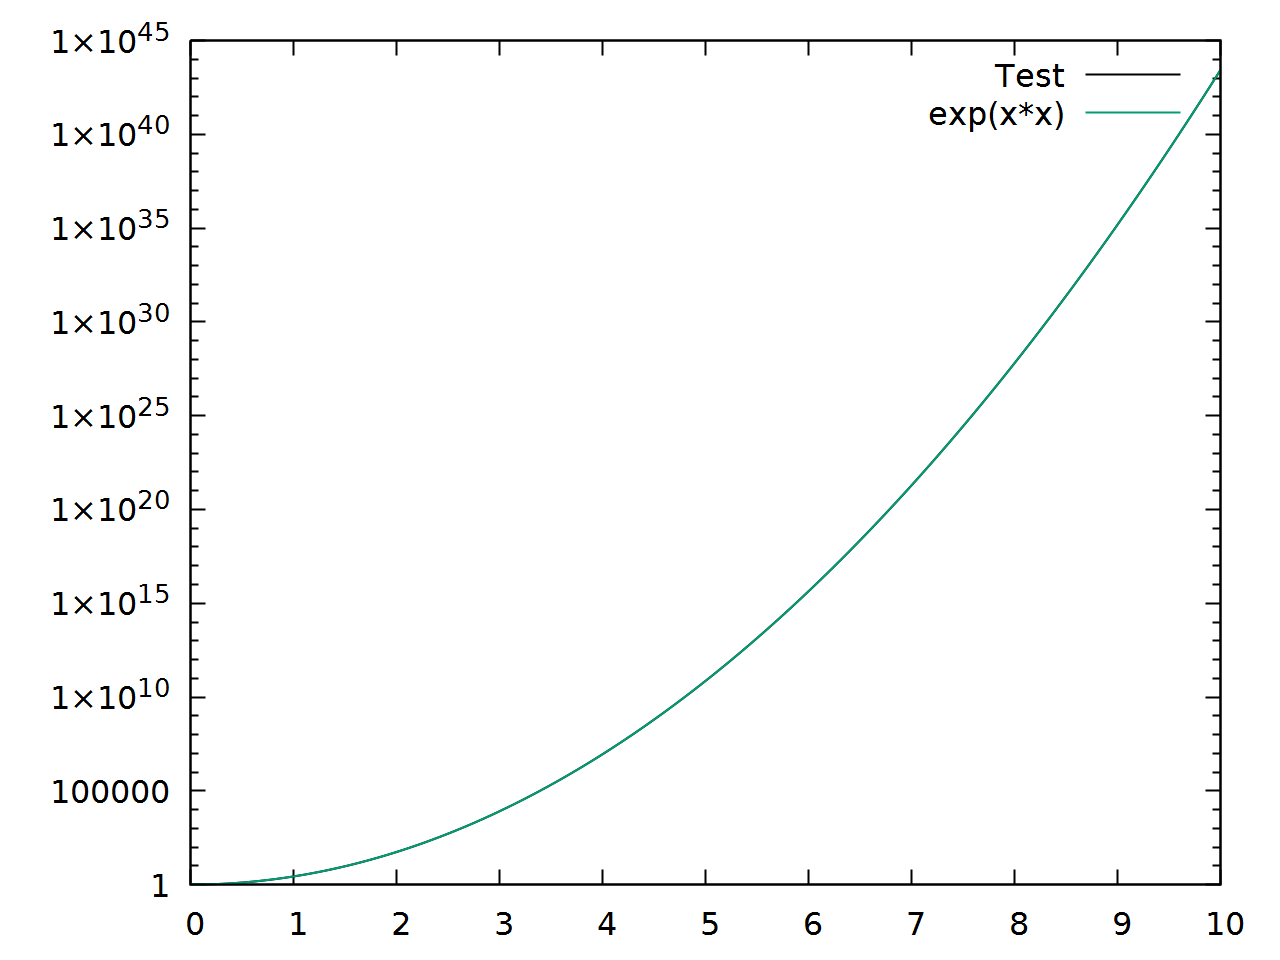

Write the gnuplot code that produced this figure.
reset

set encoding utf8

set bars 0.5
show bars
set pointsize 3

set key right top
set term pngcairo size 1280,960 fontscale 2 linewidth 2

set logscale y

set output "plot_ctest.png"
plot \
 "ctest.txt" using 1:2 title "Test" with lines lt rgb "black",\
 exp(x*x)

set output "plot_ctest_h.png"
plot \
 "ctest.txt" using 1:4 title "Test" with lines lt rgb "black"
 
set output "plot_ctest_error.png"
plot \
 "ctest.txt" using 1:(($2)-exp(($1)**2)) title "Test" with lines lt rgb "black" 

set output "plot_ctest_error_rel.png"
plot \
 "ctest.txt" using 1:((($2)/exp(($1)**2))-1) title "Test" with lines lt rgb "black" 
 
 unset logscale
 
set output "plot_ctest1.png"
plot \
 "ctest1.txt" using 1:2 title "Test" with lines lt rgb "black",\
 cos(x)
 
  
set output "plot_ctest1_circ.png"
plot \
 "ctest1.txt" using 2:3 title "Test" with lines lt rgb "black",\
 
set logscale y
set output "plot_ctest1_error.png"
plot \
 "ctest1.txt" using 1:(($2)-cos(($1))) title "Test" with lines lt rgb "black"  

 set output "plot_ctest1_error_rel.png"
plot \
 "ctest1.txt" using 1:((($2)/cos(($1)))-1) title "Test" with lines lt rgb "black"  

 unset logscale
 
 set output "plot_ctest1_h.png"
plot \
 "ctest1.txt" using 1:5 title "Test" with lines lt rgb "black"
